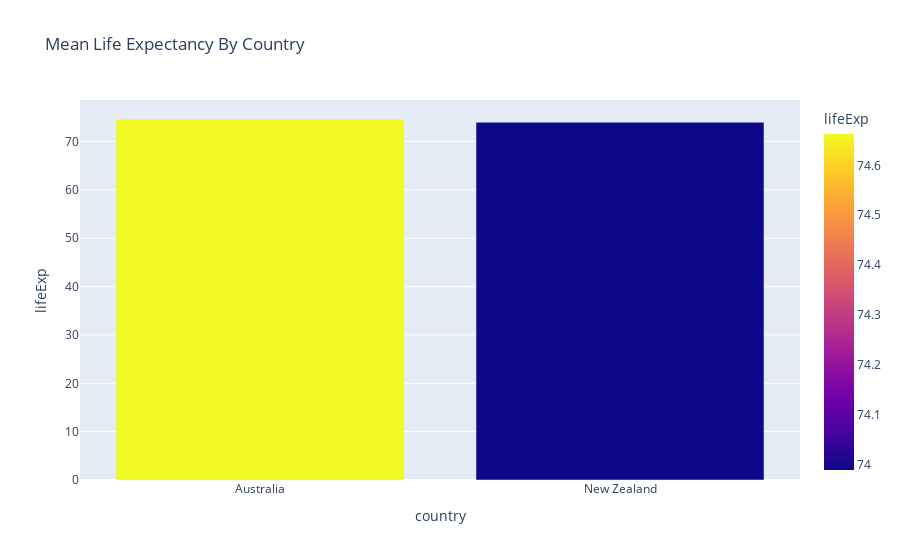

This figure's notebook cell:
### Markdown cell above
### Oceania

### Code cell
oceania_life_expectancy = get_life_expectancy_mean_by_country(oceania)
plot_and_show_life_expectancy_mean_by_country(oceania_life_expectancy)

### Figure 1 — Plotly figure (JSON) as saved in the notebook; plotly's stock layout.template omitted (floating-point values rounded to 4 significant figures)
{"data": [{"alignmentgroup": "True", "hovertemplate": "country=%{x}<br>lifeExp=%{marker.color}<extra></extra>", "legendgroup": "", "marker": {"color": [74.66, 73.99], "coloraxis": "coloraxis", "pattern": {"shape": ""}}, "name": "", "offsetgroup": "", "orientation": "v", "showlegend": false, "textposition": "auto", "type": "bar", "x": ["Australia", "New Zealand"], "xaxis": "x", "y": [74.66, 73.99], "yaxis": "y"}], "layout": {"barmode": "relative", "coloraxis": {"colorbar": {"title": {"text": "lifeExp"}}, "colorscale": [[0, "#0d0887"], [0.1111, "#46039f"], [0.2222, "#7201a8"], [0.3333, "#9c179e"], [0.4444, "#bd3786"], [0.5556, "#d8576b"], [0.6667, "#ed7953"], [0.7778, "#fb9f3a"], [0.8889, "#fdca26"], [1, "#f0f921"]]}, "legend": {"tracegroupgap": 0}, "title": {"text": "Mean Life Expectancy By Country"}, "xaxis": {"anchor": "y", "domain": [0, 1], "title": {"text": "country"}}, "yaxis": {"anchor": "x", "domain": [0, 1], "title": {"text": "lifeExp"}}}}
